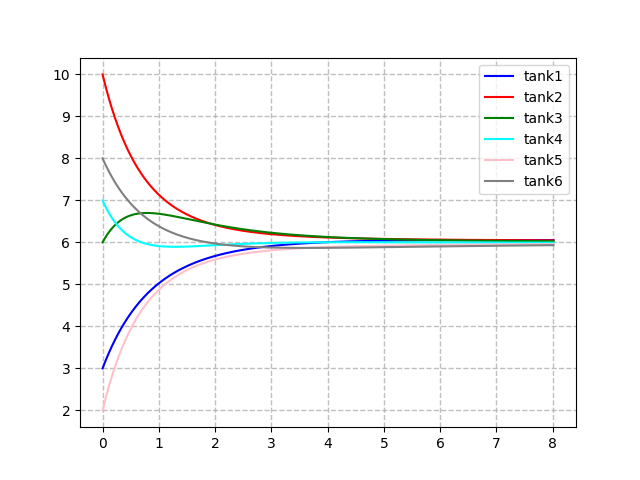

Reproduce this figure in Python.
import numpy as np
import matplotlib.pyplot as plt

#それぞれのテキストファイルからデータを読み込む
data = np.genfromtxt("rei2-12.txt")


#画像を出力するための領域を作成
fig = plt.figure()

#領域の中でプロットする場所を決める
ax = fig.add_subplot(1,1,1)

#領域の中でプロットする場所を決める
ax.plot(data[:,0],data[:,1],color='blue',label="tank1")
ax.plot(data[:,0],data[:,2],color='red',label="tank2")
ax.plot(data[:,0],data[:,3],color='green',label="tank3")
ax.plot(data[:,0],data[:,4],color='cyan',label="tank4")
ax.plot(data[:,0],data[:,5],color='pink',label="tank5")
ax.plot(data[:,0],data[:,6],color='gray',label="tank6")


# x,y軸に補助目盛線を設定
ax.grid(which = "major", axis = "both", alpha = 0.8,linestyle = "--", linewidth = 1)

# x,y軸の目盛設定

#凡例を追加
ax.legend()

#プロットしたグラフを画像形式に保存する
plt.savefig("rei2-12.png")

#プロットしたグラフを出力する
plt.show()